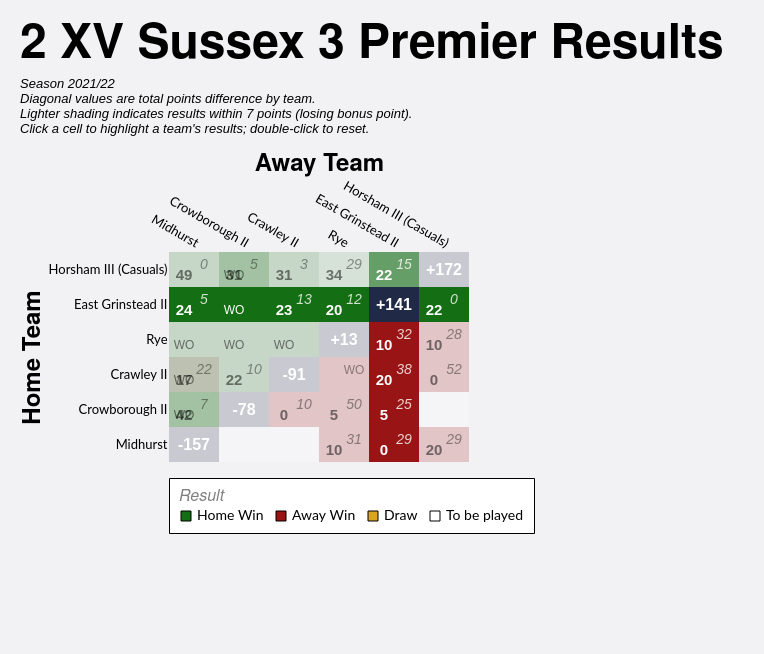

Source (Vega-Lite JSON):
### Vega-Lite specification from a JSON file in a GitHub repository (floating-point values rounded to 4 significant figures)
{"config": {"axis": {"labelFont": "Lato, sans-serif", "titleFont": "PT Sans Narrow, Helvetica Neue, Helvetica, Arial, sans-serif", "labelFontSize": 13, "titleFontSize": 24, "gridColor": "#202947", "gridOpacity": 0.2}, "header": {"labelFont": "PT Sans Narrow, Helvetica Neue, Helvetica, Arial, sans-serif", "titleFont": "PT Sans Narrow, Helvetica Neue, Helvetica, Arial, sans-serif", "labelFontSize": 24, "titleFontSize": 28, "labelFontWeight": "bold", "orient": "left"}, "legend": {"labelFont": "Lato, sans-serif", "titleFont": "PT Sans Narrow, Helvetica Neue, Helvetica, Arial, sans-serif", "labelFontSize": 14, "titleFontSize": 16, "titlePadding": 5, "fillColor": "white", "strokeColor": "black", "padding": 10, "titleFontWeight": "lighter", "titleFontStyle": "italic", "titleColor": "gray", "offset": 10}, "title": {"font": "PT Sans Narrow, Helvetica Neue, Helvetica, Arial, sans-serif", "fontSize": 48, "fontWeight": "bold", "anchor": "start", "align": "center", "titlePadding": 20, "subtitlePadding": 10, "subtitleFontSize": 13, "subtitleColor": "", "subtitleFontStyle": "italic", "offset": 15, "color": "black"}, "axisX": {"labelAngle": 0}, "facet": {"title": null, "header": null, "align": {"row": "each", "column": "each"}}, "resolve": {"scale": {"y": "independent", "facet": "independent"}}, "background": "#f2f1f4", "view": {"stroke": null}}, "layer": [{"data": {"name": "data-af1a3a6550159821b19025485d67e0fb"}, "mark": {"type": "rect"}, "encoding": {"color": {"field": "result", "legend": {"columns": 4, "direction": "horizontal", "labelLimit": 200, "offset": 16, "orient": "bottom", "symbolStrokeColor": "black", "symbolStrokeWidth": 1, "values": ["Home Win", "Away Win", "Draw", "To be played"]}, "scale": {"domain": ["Home Win", "Home Win (LBP)", "Away Win", "Away Win (LBP)", "Draw", "To be played", "N/A"], "range": ["#146f14", "#146f14a0", "#991515", "#991515a0", "goldenrod", "white", "#202946"]}, "title": "Result", "type": "nominal"}, "opacity": {"condition": {"test": "datum.home_team == param_5['home_team'] || datum.away_team == param_5['home_team'] || !isValid(param_5['home_team'])", "value": 1.0}, "value": 0.2}, "tooltip": [{"field": "home_team", "title": "Home", "type": "nominal"}, {"field": "away_team", "title": "Away", "type": "nominal"}, {"field": "home_score_text", "title": "Home Score", "type": "nominal"}, {"field": "away_score_text", "title": "Away Score", "type": "nominal"}, {"field": "result", "title": "Result", "type": "nominal"}, {"field": "date", "format": "%d %b %Y", "title": "Date", "type": "temporal"}], "x": {"axis": {"domain": false, "grid": false, "labelAngle": 30, "orient": "top", "ticks": false}, "field": "away_team", "sort": ["Midhurst", "Crowborough II", "Crawley II", "Rye", "East Grinstead II", "Horsham III (Casuals)"], "title": "Away Team", "type": "nominal"}, "y": {"axis": {"domain": false, "grid": false, "ticks": false}, "field": "home_team", "sort": ["Horsham III (Casuals)", "East Grinstead II", "Rye", "Crawley II", "Crowborough II", "Midhurst"], "title": "Home Team", "type": "nominal"}}, "name": "view_2"}, {"data": {"name": "data-af1a3a6550159821b19025485d67e0fb"}, "mark": {"type": "text", "fontStyle": "italic", "size": 14, "xOffset": 10, "yOffset": -5}, "encoding": {"color": {"condition": {"test": "datum.home_team == param_5['home_team'] || datum.away_team == param_5['home_team'] || !isValid(param_5['home_team'])", "value": "white"}, "value": "black"}, "opacity": {"condition": {"test": "datum.home_team == param_5['home_team'] || datum.away_team == param_5['home_team'] || !isValid(param_5['home_team'])", "value": 0.8}, "value": 0.4}, "text": {"field": "away_score_text", "type": "nominal"}, "x": {"field": "away_team", "sort": ["Midhurst", "Crowborough II", "Crawley II", "Rye", "East Grinstead II", "Horsham III (Casuals)"], "type": "nominal"}, "y": {"field": "home_team", "sort": ["Horsham III (Casuals)", "East Grinstead II", "Rye", "Crawley II", "Crowborough II", "Midhurst"], "type": "nominal"}}, "transform": [{"filter": "datum.away_score_text != '' && datum.away_score_text != 'WO'"}]}, {"data": {"name": "data-af1a3a6550159821b19025485d67e0fb"}, "mark": {"type": "text", "size": 12, "xOffset": 10, "yOffset": -5}, "encoding": {"color": {"condition": {"test": "datum.home_team == param_5['home_team'] || datum.away_team == param_5['home_team'] || !isValid(param_5['home_team'])", "value": "white"}, "value": "black"}, "opacity": {"condition": {"test": "datum.home_team == param_5['home_team'] || datum.away_team == param_5['home_team'] || !isValid(param_5['home_team'])", "value": 0.8}, "value": 0.4}, "text": {"field": "away_score_text", "type": "nominal"}, "x": {"field": "away_team", "sort": ["Midhurst", "Crowborough II", "Crawley II", "Rye", "East Grinstead II", "Horsham III (Casuals)"], "type": "nominal"}, "y": {"field": "home_team", "sort": ["Horsham III (Casuals)", "East Grinstead II", "Rye", "Crawley II", "Crowborough II", "Midhurst"], "type": "nominal"}}, "transform": [{"filter": "datum.away_score_text == 'WO'"}]}, {"data": {"name": "data-af1a3a6550159821b19025485d67e0fb"}, "mark": {"type": "text", "fontWeight": "bold", "size": 15, "xOffset": -10, "yOffset": 5}, "encoding": {"color": {"condition": {"test": "datum.home_team == param_5['home_team'] || datum.away_team == param_5['home_team'] || !isValid(param_5['home_team'])", "value": "white"}, "value": "black"}, "opacity": {"condition": {"test": "datum.home_team == param_5['home_team'] || datum.away_team == param_5['home_team'] || !isValid(param_5['home_team'])", "value": 1.0}, "value": 0.5}, "text": {"field": "home_score_text", "type": "nominal"}, "x": {"field": "away_team", "sort": ["Midhurst", "Crowborough II", "Crawley II", "Rye", "East Grinstead II", "Horsham III (Casuals)"], "type": "nominal"}, "y": {"field": "home_team", "sort": ["Horsham III (Casuals)", "East Grinstead II", "Rye", "Crawley II", "Crowborough II", "Midhurst"], "type": "nominal"}}, "transform": [{"filter": "datum.home_score_text != '' && datum.home_score_text != 'WO'"}]}, {"data": {"name": "data-af1a3a6550159821b19025485d67e0fb"}, "mark": {"type": "text", "size": 12, "xOffset": -10, "yOffset": 5}, "encoding": {"color": {"condition": {"test": "datum.home_team == param_5['home_team'] || datum.away_team == param_5['home_team'] || !isValid(param_5['home_team'])", "value": "white"}, "value": "black"}, "opacity": {"condition": {"test": "datum.home_team == param_5['home_team'] || datum.away_team == param_5['home_team'] || !isValid(param_5['home_team'])", "value": 1.0}, "value": 0.5}, "text": {"field": "home_score_text", "type": "nominal"}, "x": {"field": "away_team", "sort": ["Midhurst", "Crowborough II", "Crawley II", "Rye", "East Grinstead II", "Horsham III (Casuals)"], "type": "nominal"}, "y": {"field": "home_team", "sort": ["Horsham III (Casuals)", "East Grinstead II", "Rye", "Crawley II", "Crowborough II", "Midhurst"], "type": "nominal"}}, "transform": [{"filter": "datum.home_score_text == 'WO'"}]}, {"data": {"name": "data-55fe99219609d3f91b94b7c746adec74"}, "mark": {"type": "text", "color": "white", "fontWeight": "bold", "size": 16}, "encoding": {"text": {"field": "display_text", "type": "nominal"}, "tooltip": [{"field": "home_team", "title": "Team", "type": "nominal"}, {"field": "display_text", "title": "Points Difference", "type": "nominal"}], "x": {"field": "away_team", "sort": ["Midhurst", "Crowborough II", "Crawley II", "Rye", "East Grinstead II", "Horsham III (Casuals)"], "type": "nominal"}, "y": {"field": "home_team", "sort": ["Horsham III (Casuals)", "East Grinstead II", "Rye", "Crawley II", "Crowborough II", "Midhurst"], "type": "nominal"}}}], "height": {"step": 35}, "padding": {"left": 20, "top": 20, "right": 40, "bottom": 120}, "params": [{"name": "param_5", "select": {"type": "point", "clear": "dblclick", "fields": ["home_team"], "on": "click"}, "value": [{"home_team": "East Grinstead II"}], "views": ["view_2"]}], "title": {"text": "2 XV Sussex 3 Premier Results", "subtitle": ["Season 2021/22", "Diagonal values are total points difference by team.", "Lighter shading indicates results within 7 points (losing bonus point).", "Click a cell to highlight a team's results; double-click to reset."]}, "width": {"step": 50}, "$schema": "https://vega.github.io/schema/vega-lite/v5.20.1.json", "datasets": {"data-af1a3a6550159821b19025485d67e0fb": [{"home_team": "Crawley II", "away_team": "Crawley II", "match_id": null, "date": "", "home_score": null, "away_score": null, "home_walkover": null, "away_walkover": null, "result": "N/A", "home_score_text": "", "away_score_text": "", "wo_result": "", "score_text": "", "display_text": "-91", "is_diagonal": true, "result_simple": "N/A"}, {"home_team": "Crawley II", "away_team": "Crowborough II", "match_id": "952685", "date": "2022-01-22T00:00:00", "home_score": 22, "away_score": 10, "home_walkover": false, "away_walkover": false, "result": "Home Win", "home_score_text": "22", "away_score_text": "10", "wo_result": "", "score_text": "22-10", "display_text": "22-10", "is_diagonal": false, "result_simple": "Home Win"}, {"home_team": "Crawley II", "away_team": "East Grinstead II", "match_id": "952701", "date": "2022-03-26T00:00:00", "home_score": 20, "away_score": 38, "home_walkover": false, "away_walkover": false, "result": "Away Win", "home_score_text": "20", "away_score_text": "38", "wo_result": "", "score_text": "20-38", "display_text": "20-38", "is_diagonal": false, "result_simple": "Away Win"}, {"home_team": "Crawley II", "away_team": "Horsham III (Casuals)", "match_id": "952691", "date": "2022-02-12T00:00:00", "home_score": 0, "away_score": 52, "home_walkover": false, "away_walkover": false, "result": "Away Win", "home_score_text": "0", "away_score_text": "52", "wo_result": "", "score_text": "0-52", "display_text": "0-52", "is_diagonal": false, "result_simple": "Away Win"}, {"home_team": "Crawley II", "away_team": "Midhurst", "match_id": "957345", "date": "2022-02-19T00:00:00", "home_score": 17, "away_score": 22, "home_walkover": false, "away_walkover": false, "result": "Away Win (LBP)", "home_score_text": "17", "away_score_text": "22", "wo_result": "", "score_text": "17-22", "display_text": "17-22", "is_diagonal": false, "result_simple": "Away Win"}, {"home_team": "Crawley II", "away_team": "Midhurst", "match_id": "952681", "date": "2022-01-15T00:00:00", "home_score": null, "away_score": null, "home_walkover": true, "away_walkover": false, "result": "Home Win", "home_score_text": "WO", "away_score_text": "", "wo_result": "HWO", "score_text": "WO", "display_text": "WO", "is_diagonal": false, "result_simple": "Home Win"}, {"home_team": "Crawley II", "away_team": "Rye", "match_id": "952676", "date": "2021-12-11T00:00:00", "home_score": null, "away_score": null, "home_walkover": false, "away_walkover": true, "result": "Away Win", "home_score_text": "", "away_score_text": "WO", "wo_result": "AWO", "score_text": "WO", "display_text": "WO", "is_diagonal": false, "result_simple": "Away Win"}, {"home_team": "Crowborough II", "away_team": "Crawley II", "match_id": "952697", "date": "2022-03-05T00:00:00", "home_score": 0, "away_score": 10, "home_walkover": false, "away_walkover": false, "result": "Away Win", "home_score_text": "0", "away_score_text": "10", "wo_result": "", "score_text": "0-10", "display_text": "0-10", "is_diagonal": false, "result_simple": "Away Win"}, {"home_team": "Crowborough II", "away_team": "Crowborough II", "match_id": null, "date": "", "home_score": null, "away_score": null, "home_walkover": null, "away_walkover": null, "result": "N/A", "home_score_text": "", "away_score_text": "", "wo_result": "", "score_text": "", "display_text": "-78", "is_diagonal": true, "result_simple": "N/A"}, {"home_team": "Crowborough II", "away_team": "East Grinstead II", "match_id": "952677", "date": "2021-12-11T00:00:00", "home_score": 5, "away_score": 25, "home_walkover": false, "away_walkover": false, "result": "Away Win", "home_score_text": "5", "away_score_text": "25", "wo_result": "", "score_text": "5-25", "display_text": "5-25", "is_diagonal": false, "result_simple": "Away Win"}, {"home_team": "Crowborough II", "away_team": "Horsham III (Casuals)", "match_id": null, "date": "", "home_score": null, "away_score": null, "home_walkover": null, "away_walkover": null, "result": "To be played", "home_score_text": "", "away_score_text": "", "wo_result": "", "score_text": "", "display_text": "", "is_diagonal": false, "result_simple": "To be played"}, {"home_team": "Crowborough II", "away_team": "Midhurst", "match_id": "957845", "date": "2022-03-26T00:00:00", "home_score": 42, "away_score": 7, "home_walkover": false, "away_walkover": false, "result": "Home Win", "home_score_text": "42", "away_score_text": "7", "wo_result": "", "score_text": "42-7", "display_text": "42-7", "is_diagonal": false, "result_simple": "Home Win"}, {"home_team": "Crowborough II", "away_team": "Midhurst", "match_id": "952687", "date": "2022-01-29T00:00:00", "home_score": null, "away_score": null, "home_walkover": true, "away_walkover": false, "result": "Home Win", "home_score_text": "WO", "away_score_text": "", "wo_result": "HWO", "score_text": "WO", "display_text": "WO", "is_diagonal": false, "result_simple": "Home Win"}, {"home_team": "Crowborough II", "away_team": "Rye", "match_id": "952690", "date": "2022-02-12T00:00:00", "home_score": 5, "away_score": 50, "home_walkover": false, "away_walkover": false, "result": "Away Win", "home_score_text": "5", "away_score_text": "50", "wo_result": "", "score_text": "5-50", "display_text": "5-50", "is_diagonal": false, "result_simple": "Away Win"}, {"home_team": "East Grinstead II", "away_team": "Crawley II", "match_id": "952688", "date": "2022-01-29T00:00:00", "home_score": 23, "away_score": 13, "home_walkover": false, "away_walkover": false, "result": "Home Win", "home_score_text": "23", "away_score_text": "13", "wo_result": "", "score_text": "23-13", "display_text": "23-13", "is_diagonal": false, "result_simple": "Home Win"}, {"home_team": "East Grinstead II", "away_team": "Crowborough II", "match_id": "952704", "date": "2022-04-02T00:00:00", "home_score": null, "away_score": null, "home_walkover": true, "away_walkover": false, "result": "Home Win", "home_score_text": "WO", "away_score_text": "", "wo_result": "HWO", "score_text": "WO", "display_text": "WO", "is_diagonal": false, "result_simple": "Home Win"}, {"home_team": "East Grinstead II", "away_team": "East Grinstead II", "match_id": null, "date": "", "home_score": null, "away_score": null, "home_walkover": null, "away_walkover": null, "result": "N/A", "home_score_text": "", "away_score_text": "", "wo_result": "", "score_text": "", "display_text": "+141", "is_diagonal": true, "result_simple": "N/A"}, {"home_team": "East Grinstead II", "away_team": "Horsham III (Casuals)", "match_id": "952698", "date": "2022-03-05T00:00:00", "home_score": 22, "away_score": 0, "home_walkover": false, "away_walkover": false, "result": "Home Win", "home_score_text": "22", "away_score_text": "0", "wo_result": "", "score_text": "22-0", "display_text": "22-0", "is_diagonal": false, "result_simple": "Home Win"}, {"home_team": "East Grinstead II", "away_team": "Midhurst", "match_id": "952692", "date": "2022-02-12T00:00:00", "home_score": 24, "away_score": 5, "home_walkover": false, "away_walkover": false, "result": "Home Win", "home_score_text": "24", "away_score_text": "5", "wo_result": "", "score_text": "24-5", "display_text": "24-5", "is_diagonal": false, "result_simple": "Home Win"}, {"home_team": "East Grinstead II", "away_team": "Rye", "match_id": "952683", "date": "2022-01-15T00:00:00", "home_score": 20, "away_score": 12, "home_walkover": false, "away_walkover": false, "result": "Home Win", "home_score_text": "20", "away_score_text": "12", "wo_result": "", "score_text": "20-12", "display_text": "20-12", "is_diagonal": false, "result_simple": "Home Win"}, {"home_team": "Horsham III (Casuals)", "away_team": "Crawley II", "match_id": "952678", "date": "2021-12-18T00:00:00", "home_score": 31, "away_score": 3, "home_walkover": false, "away_walkover": false, "result": "Home Win", "home_score_text": "31", "away_score_text": "3", "wo_result": "", "score_text": "31-3", "display_text": "31-3", "is_diagonal": false, "result_simple": "Home Win"}, {"home_team": "Horsham III (Casuals)", "away_team": "Crowborough II", "match_id": "957346", "date": "2022-02-19T00:00:00", "home_score": 31, "away_score": 5, "home_walkover": false, "away_walkover": false, "result": "Home Win", "home_score_text": "31", "away_score_text": "5", "wo_result": "", "score_text": "31-5", "display_text": "31-5", "is_diagonal": false, "result_simple": "Home Win"}, {"home_team": "Horsham III (Casuals)", "away_team": "Crowborough II", "match_id": "953050", "date": "2022-01-15T00:00:00", "home_score": null, "away_score": null, "home_walkover": true, "away_walkover": false, "result": "Home Win", "home_score_text": "WO", "away_score_text": "", "wo_result": "HWO", "score_text": "WO", "display_text": "WO", "is_diagonal": false, "result_simple": "Home Win"}, {"home_team": "Horsham III (Casuals)", "away_team": "East Grinstead II", "match_id": "952684", "date": "2022-01-22T00:00:00", "home_score": 22, "away_score": 15, "home_walkover": false, "away_walkover": false, "result": "Home Win (LBP)", "home_score_text": "22", "away_score_text": "15", "wo_result": "", "score_text": "22-15", "display_text": "22-15", "is_diagonal": false, "result_simple": "Home Win"}, {"home_team": "Horsham III (Casuals)", "away_team": "Horsham III (Casuals)", "match_id": null, "date": "", "home_score": null, "away_score": null, "home_walkover": null, "away_walkover": null, "result": "N/A", "home_score_text": "", "away_score_text": "", "wo_result": "", "score_text": "", "display_text": "+172", "is_diagonal": true, "result_simple": "N/A"}, {"home_team": "Horsham III (Casuals)", "away_team": "Midhurst", "match_id": "952675", "date": "2021-12-11T00:00:00", "home_score": 49, "away_score": 0, "home_walkover": false, "away_walkover": false, "result": "Home Win", "home_score_text": "49", "away_score_text": "0", "wo_result": "", "score_text": "49-0", "display_text": "49-0", "is_diagonal": false, "result_simple": "Home Win"}, {"home_team": "Horsham III (Casuals)", "away_team": "Rye", "match_id": "952700", "date": "2022-03-19T00:00:00", "home_score": 34, "away_score": 29, "home_walkover": false, "away_walkover": false, "result": "Home Win (LBP)", "home_score_text": "34", "away_score_text": "29", "wo_result": "", "score_text": "34-29", "display_text": "34-29", "is_diagonal": false, "result_simple": "Home Win"}, {"home_team": "Midhurst", "away_team": "Crawley II", "match_id": null, "date": "", "home_score": null, "away_score": null, "home_walkover": null, "away_walkover": null, "result": "To be played", "home_score_text": "", "away_score_text": "", "wo_result": "", "score_text": "", "display_text": "", "is_diagonal": false, "result_simple": "To be played"}, {"home_team": "Midhurst", "away_team": "Crowborough II", "match_id": null, "date": "", "home_score": null, "away_score": null, "home_walkover": null, "away_walkover": null, "result": "To be played", "home_score_text": "", "away_score_text": "", "wo_result": "", "score_text": "", "display_text": "", "is_diagonal": false, "result_simple": "To be played"}, {"home_team": "Midhurst", "away_team": "East Grinstead II", "match_id": "955168", "date": "2022-01-08T00:00:00", "home_score": 0, "away_score": 29, "home_walkover": false, "away_walkover": false, "result": "Away Win", "home_score_text": "0", "away_score_text": "29", "wo_result": "", "score_text": "0-29", "display_text": "0-29", "is_diagonal": false, "result_simple": "Away Win"}, {"home_team": "Midhurst", "away_team": "Horsham III (Casuals)", "match_id": "952702", "date": "2022-04-02T00:00:00", "home_score": 20, "away_score": 29, "home_walkover": false, "away_walkover": false, "result": "Away Win", "home_score_text": "20", "away_score_text": "29", "wo_result": "", "score_text": "20-29", "display_text": "20-29", "is_diagonal": false, "result_simple": "Away Win"}, {"home_team": "Midhurst", "away_team": "Midhurst", "match_id": null, "date": "", "home_score": null, "away_score": null, "home_walkover": null, "away_walkover": null, "result": "N/A", "home_score_text": "", "away_score_text": "", "wo_result": "", "score_text": "", "display_text": "-157", "is_diagonal": true, "result_simple": "N/A"}, {"home_team": "Midhurst", "away_team": "Rye", "match_id": "952686", "date": "2022-01-22T00:00:00", "home_score": 10, "away_score": 31, "home_walkover": false, "away_walkover": false, "result": "Away Win", "home_score_text": "10", "away_score_text": "31", "wo_result": "", "score_text": "10-31", "display_text": "10-31", "is_diagonal": false, "result_simple": "Away Win"}, {"home_team": "Rye", "away_team": "Crawley II", "match_id": "952703", "date": "2022-04-02T00:00:00", "home_score": null, "away_score": null, "home_walkover": true, "away_walkover": false, "result": "Home Win", "home_score_text": "WO", "away_score_text": "", "wo_result": "HWO", "score_text": "WO", "display_text": "WO", "is_diagonal": false, "result_simple": "Home Win"}, {"home_team": "Rye", "away_team": "Crowborough II", "match_id": "955082", "date": "2022-02-05T00:00:00", "home_score": null, "away_score": null, "home_walkover": true, "away_walkover": false, "result": "Home Win", "home_score_text": "WO", "away_score_text": "", "wo_result": "HWO", "score_text": "WO", "display_text": "WO", "is_diagonal": false, "result_simple": "Home Win"}, {"home_team": "Rye", "away_team": "East Grinstead II", "match_id": "959356", "date": "2022-03-12T00:00:00", "home_score": 10, "away_score": 32, "home_walkover": false, "away_walkover": false, "result": "Away Win", "home_score_text": "10", "away_score_text": "32", "wo_result": "", "score_text": "10-32", "display_text": "10-32", "is_diagonal": false, "result_simple": "Away Win"}, {"home_team": "Rye", "away_team": "Horsham III (Casuals)", "match_id": "952689", "date": "2022-01-29T00:00:00", "home_score": 10, "away_score": 28, "home_walkover": false, "away_walkover": false, "result": "Away Win", "home_score_text": "10", "away_score_text": "28", "wo_result": "", "score_text": "10-28", "display_text": "10-28", "is_diagonal": false, "result_simple": "Away Win"}, {"home_team": "Rye", "away_team": "Midhurst", "match_id": "952696", "date": "2022-03-05T00:00:00", "home_score": null, "away_score": null, "home_walkover": true, "away_walkover": false, "result": "Home Win", "home_score_text": "WO", "away_score_text": "", "wo_result": "HWO", "score_text": "WO", "display_text": "WO", "is_diagonal": false, "result_simple": "Home Win"}, {"home_team": "Rye", "away_team": "Rye", "match_id": null, "date": "", "home_score": null, "away_score": null, "home_walkover": null, "away_walkover": null, "result": "N/A", "home_score_text": "", "away_score_text": "", "wo_result": "", "score_text": "", "display_text": "+13", "is_diagonal": true, "result_simple": "N/A"}], "data-55fe99219609d3f91b94b7c746adec74": [{"home_team": "Crawley II", "away_team": "Crawley II", "match_id": null, "date": "", "home_score": null, "away_score": null, "home_walkover": null, "away_walkover": null, "result": "N/A", "home_score_text": "", "away_score_text": "", "wo_result": "", "score_text": "", "display_text": "-91", "is_diagonal": true, "result_simple": "N/A"}, {"home_team": "Crowborough II", "away_team": "Crowborough II", "match_id": null, "date": "", "home_score": null, "away_score": null, "home_walkover": null, "away_walkover": null, "result": "N/A", "home_score_text": "", "away_score_text": "", "wo_result": "", "score_text": "", "display_text": "-78", "is_diagonal": true, "result_simple": "N/A"}, {"home_team": "East Grinstead II", "away_team": "East Grinstead II", "match_id": null, "date": "", "home_score": null, "away_score": null, "home_walkover": null, "away_walkover": null, "result": "N/A", "home_score_text": "", "away_score_text": "", "wo_result": "", "score_text": "", "display_text": "+141", "is_diagonal": true, "result_simple": "N/A"}, {"home_team": "Horsham III (Casuals)", "away_team": "Horsham III (Casuals)", "match_id": null, "date": "", "home_score": null, "away_score": null, "home_walkover": null, "away_walkover": null, "result": "N/A", "home_score_text": "", "away_score_text": "", "wo_result": "", "score_text": "", "display_text": "+172", "is_diagonal": true, "result_simple": "N/A"}, {"home_team": "Midhurst", "away_team": "Midhurst", "match_id": null, "date": "", "home_score": null, "away_score": null, "home_walkover": null, "away_walkover": null, "result": "N/A", "home_score_text": "", "away_score_text": "", "wo_result": "", "score_text": "", "display_text": "-157", "is_diagonal": true, "result_simple": "N/A"}, {"home_team": "Rye", "away_team": "Rye", "match_id": null, "date": "", "home_score": null, "away_score": null, "home_walkover": null, "away_walkover": null, "result": "N/A", "home_score_text": "", "away_score_text": "", "wo_result": "", "score_text": "", "display_text": "+13", "is_diagonal": true, "result_simple": "N/A"}]}}
